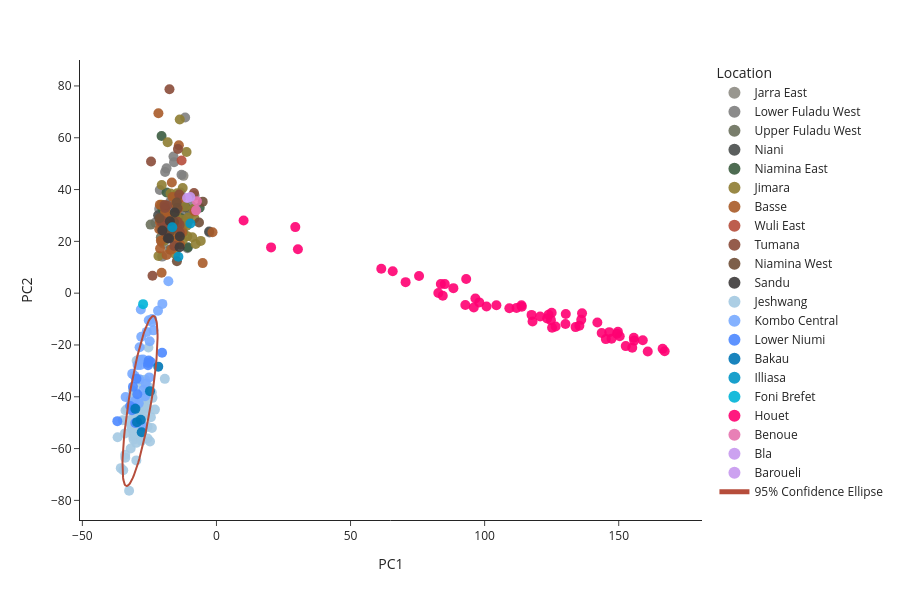

Notebook cell for this chart:
### Code cell
pca_fig.add_trace(go.Scatter(
    x=ellipse_x_auto,
    y=ellipse_y_auto,
    mode='lines',
    name='95% Confidence Ellipse',
    line=dict(color='#b64d3b', width=2)
    #fill='toself' # Fills the area enclosed by the ellipse
    ))
